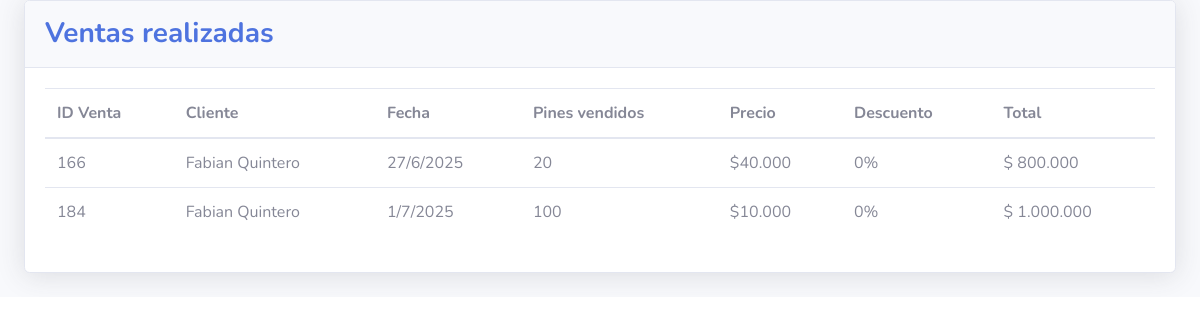
Page /paginas/admin/ventas.php (signed in) on the committed database.
### tables this page shows
CREATE TABLE `compra` (
  `id` int NOT NULL AUTO_INCREMENT,
  `pines` int NOT NULL,
  `precio` int NOT NULL DEFAULT '100000',
  `dia` int NOT NULL,
  `mes` int NOT NULL,
  `ano` int NOT NULL,
  `id_venta` text,
  `id_cliente` int DEFAULT NULL,
  `porcentaje_descuento` int DEFAULT NULL,
  PRIMARY KEY (`id`)
);

CREATE TABLE `cliente` (
  `idcl` int NOT NULL AUTO_INCREMENT,
  `nombre` text NOT NULL,
  `fecharegistro` text NOT NULL,
  `estatus` int NOT NULL,
  `usuario` text NOT NULL,
  `clave` text NOT NULL,
  `pines` int NOT NULL,
  `pinesdisp` int DEFAULT NULL,
  `nroidcc` varchar(150) DEFAULT NULL,
  `profesion` varchar(150) DEFAULT NULL,
  `postgrado` varchar(150) DEFAULT NULL,
  `nrotarjprof` varchar(150) DEFAULT NULL,
  `nrolicprof` varchar(150) DEFAULT NULL,
  `fechexp` date DEFAULT NULL,
  `celular` text,
  `infcompletada` int NOT NULL DEFAULT '0',
  PRIMARY KEY (`idcl`),
  UNIQUE KEY `idc` (`idcl`)
);

### paginas/admin/ventas.php (the view, shortened to what this page needs)
<?php
include_once("../../conexion.php");
if(($_SESSION['logueado']) == true){
?>
<!DOCTYPE html>
<html lang="en">
<head>
  <link href="../../vendor/fontawesome-free/css/all.min.css" rel="stylesheet" type="text/css">
  <link href="../../css/sb-admin-2.min.css" rel="stylesheet">
</head>
<body style="overflow-x: hidden; overflow-y: hidden;">
  <div id="wrapper">
    <div id="content-wrapper" class="d-flex flex-column">
      <div id="content">
        <div class="container-fluid">
          <div class="row">
            <div class="col-lg-12">
              <div class="card shadow mb-4">
                <div class="card-header py-3 d-flex flex-row align-items-center justify-content-between">
                  <h3 class="m-0 font-weight-bold text-primary"> Ventas realizadas</h3>
                </div>
                <div class="card-body" style="height: fit-content;">
                  <div class="chart-area" style="height: auto;">
                     <?php
                        $consulta = "SELECT * FROM compra co INNER JOIN cliente cli ON co.id_cliente = cli.idcl ";
                        $clientes = $con->query($consulta);
                     ?>
                     <table class="table" id="example" style="width: 100%;">
                       <thead>
                         <tr>
                           <th scope="col">ID Venta</th>
                           <th scope="col">Cliente</th>
                           <th scope="col">Fecha</th>
                           <th scope="col">Pines vendidos</th>
                           <th scope="col">Precio</th>
                           <th scope="col">Descuento</th>
                           <th scope="col">Total</th>
                         </tr>
                       </thead>
                       <tbody>
                        <?php
                          while ($row = mysqli_fetch_array($clientes)) {
                        ?>
                         <tr>
                           <td><?php echo $row[0] ?></td>
                           <td><?php echo $row["nombre"] ?></td>
                           <td><?php echo $row["dia"]."/".$row["mes"]."/".$row["ano"] ?></td>
                           <td><?php echo $row[1] ?></td>
                           <td>$<?php echo number_format($row["precio"], 0, ',', '.') ?></td>
                           <td><?php echo $row["porcentaje_descuento"] ?>%</td>
                           <td>$ <?php echo number_format(($row["precio"] * $row[1]) - (($row["precio"] * $row[1]) * ($row["porcentaje_descuento"] / 100)), 0, ',', '.') ?></td>
                         </tr>
                        <?php
                          }
                        ?>
                       </tbody>
                    </table>
                  </div>
                </div>
              </div>
            </div>
          </div>
        </div>
      </div>
    </div>
  </div>
  <link rel="stylesheet" type="text/css" href="https://cdn.datatables.net/v/bs4/dt-1.10.18/datatables.min.css" />
</body>
</html>
<?php
}else{
  header("Location: ../../index.php");
  exit();
}
?>

### rows in the picture
compra: id "166", id_cliente.nombre "Fabian Quintero", dia "27", mes "6", ano "2025", pines "20", precio "40.000", porcentaje_descuento "0", precio+pines+porcentaje_descuento "800.000"
compra: id "184", id_cliente.nombre "Fabian Quintero", dia "1", mes "7", ano "2025", pines "100", precio "10.000", porcentaje_descuento "0", precio+pines+porcentaje_descuento "1.000.000"
